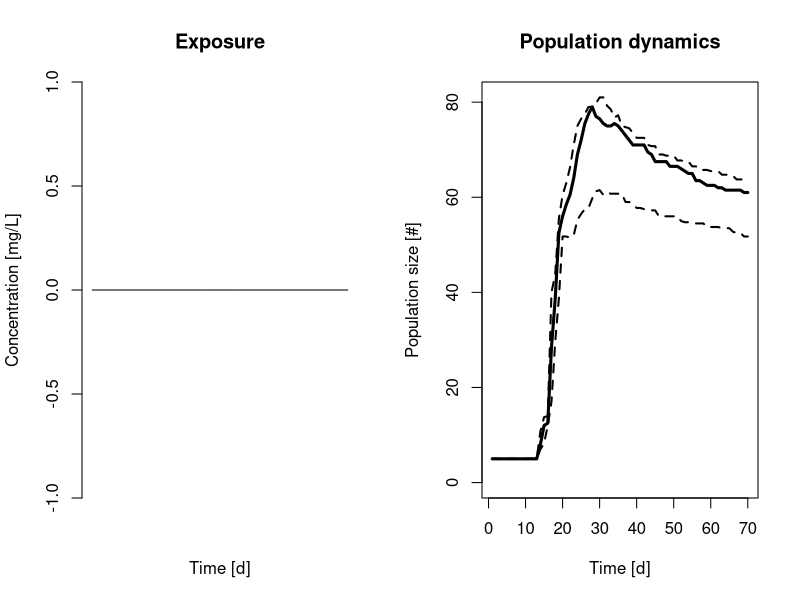

Write R code to recreate this figure.
# Day 4
# Implementation of an simplified IBM based on the DEBtox model (Jager and Zimmer 2012) to simulate population dynamcis under chemical exposure.
# We assume variable food and competition, but constant temperature 
# Implementation for teaching purposes only.

#simulation settings--------------------------------------------------------------------------------
tmax    <-   70                   # simulation time [days]
MC.no   <-   10

# number of Monte-Carlo executions
res <- matrix(data = NA, nrow = tmax, ncol = 5) # results matrix
res.pop <- matrix(data = NA, nrow = tmax, ncol = MC.no) # results matrix

#total food availability mg/d
food.daily <-0.5
pop.feed<- rep(c(NA),tmax)

#  Volume of environment in mL
env.size         <- 1000  

# exposure concentration 
Cw      <-rep(c(0), tmax )                      
#Cw [30:35]<-0.16
#Cw [5:9]<-0.2

pMoA <- 1 #Enter physiological mode of action considered for the chemCal effect, here are the ones that are implemented: 
         # 1: feeding/assimilation reduced 
         # 2: Maintanance costs increased 
         # 3: Cost for structure and maturation increased
         # 4: Hazard during oogenesis/embryogenesis

pop.ini <-5   #initial population size (total)
pop.adults<-0 #number of adults in initial population 


# Parameters-----------------------------------------------------------------------------------
v       <- 2.2    # energy conductance
g       <- 0.92   # energy investment ratio          
km      <- 0.51   # somatic maintencance rate coefficalent
Lb      <- 0.86   # length at birth
Lp      <- 2.8    # length at puberty
R_m     <- 37.8   # maximum reproduction rate


s_shrink<- 0.8    # shrinking coefficient for hazard due to starvation
Jxm     <- 0.02503 # scaled maximum ingestion rate
xk      <- 0.0002 # half saturation constant
hb      <- 0.17E-02   # background hazard rate (1/d)

#store parameter values at time 0 for calculating parameter changes due to stress
f<-1


km0<-km
R_m0<-R_m
f0<-1
g0<-g

#Stress function related parameters for chemical exposure---------------------------------------------------
par.kd   <- 0.482      # dominant rate constant, d-1
par.z    <- 0.112      # threshold (NEC) for survival (mg/L)
par.b   <- 1.21       # killing rate (L/mg/d) (SD only)

par.zb     <-0.0515    # no effect concentration (threshold for effect)
par.bb     <-0.908     # tolerance concentration


# Monte-Carlo repetition------------------------------------------------------------------------------------
for (m in 1:MC.no ) {
  
        food.total <- rep(c(food.daily),tmax)

        #intialize/clear state variables vectors
            ind.L        <-  c(NA)     # initial volumetric structural length (here: start at birth)
            ind.R        <-  c(NA)     # initial cumulative reproduction (here: start at birt) 
            ind.Jx       <-  c(NA)    # actual ingestion rate
            ind.e        <-  c(NA)     # scaled reserve density; e=f for constant food conditions
            ind.D      <-  c(NA)     # scaled damage
            ind.H        <-  c(NA)     # Cumulative hazard at t=0
            ind.S        <-  c(NA)     # survival probability
            ind.b_L      <-  c(NA)     # volumetric structural length of embryo
            ind.alive    <-  c(NA)     # individual still alive?
            ind.maxL     <-  c(NA)     # maximum length over time
            ind.ran      <-  c(NA)     # random number for survival
            ind.ranf     <-  c(NA)     # random number for survival
            ind.F_s      <-  c(NA)     # stress fucntion for sublethal effects
            b.L          <-  c(NA)     # structural length at egg formation
            b.R          <-  c(NA)     # calculation of brood size
            b.e          <-  c(NA)     # reserve density of egg is assumed to be constant
            ind.breeding <-  c(NA)     # does individual have embryos?


        #intial state variables of individuals in vectors
        for (i in 1:pop.ini ) {
          ind.L[i]        <-  c(Lb*sample(900:1100, 1) / 1000)    # initial length (here: start at birth)
          ind.R[i]        <-  c(0)     # initial cumulative reproduction (here: start at birt) 
          ind.Jx[i]       <-  c(0)     # actual ingestion rate
          ind.e[i]        <-  c(1)     # scaled reserve density; e=f for constant food conditions
          ind.D[i]      <-  c(0)     # scaled damage
          ind.H[i]        <-  c(0)     # Cumulative hazard at t=0
          ind.S[i]        <-  c(1)     # survival probability
          ind.alive[i]    <-  c(TRUE)  # individual still alive?
          ind.maxL[i]     <-  c(0)     # maximum length over time
          ind.ran [i]     <-  c(sample(0:1000, 1) / 1000)    # random number for survival
          ind.ranf [i]    <-  c(sample(800:1000, 1) / 1000)    # random number for survival
          ind.F_s[i]      <-  c(0)     # stress function for sublethal effects
          
          b.L[i]          <-  c(0)     # structural length at egg formation
          b.R[i]          <-  c(0)     # calculation of brood size
          b.e[i]          <-  c(1)     # reserve density of egg is assumed to be constant
          ind.breeding[i]    <-  c(0)     #  individual does not have embryos
          
          #set differnt initials for adults
          
          if (i>pop.ini-pop.adults) {
            ind.L[i]        <-  c(Lp*sample(900:1100, 1) / 1000)
            ind.H[i]        <-  c(sample(0:300, 1) / 1000)     # Cumulative hazard at t=0
            
          }
        }
        
        
        #time loop---------------------------------------------------------------------------------------------
        for (t in 1:tmax ) {
          
               #number of indivduals in vector dead or alive
               pop.size <- length(ind.L)
                 
              #---individual toxicokinetics and stress function---------------------------------------
                 for(i in 1:pop.size) {
                    #dose metric
                      ind.D[i]<-ind.D[i]+ par.kd*(Cw[t]-ind.D[i])    #scaled damage
                        #The resulting stress function for a given concentration: 
                          ind.F_s[i]  <- par.bb *max(0,ind.D[i]-par.zb)
                         
                         
                          #Parameter changes due to stress for pMoAs of fedding
                          if (pMoA == 1) {#feeding or assimilation from food
                              f  <- f0 * max(0, 1-ind.F_s[i] ) }
                     }
                     
                     
               #---population feeding--------------------------------------------  
               
                    for(i in 1:pop.size) {
                       #ind.Jx[i] <- ((sample(800:1200, 1) / 1000)* f *Jxm * ind.L[i]^ 2 * (food.total[t] / env.size)) / (xk + (food.total[t] / env.size))
                       ind.Jx[i] <- (ind.ranf[i]* f *Jxm * ind.L[i]^ 2 * (food.total[t] / env.size)) / (xk + (food.total[t] / env.size))
                       }
                 
                     # sum of feeding rates of all living individuals
                     pop.feed[t] <- sum(ind.Jx[which(ind.alive == TRUE)])
                     
                     if(pop.feed[t] > food.total[t]){
                       
                       for(i in 1:pop.size) {
                         ind.Jx[i] <- (food.total[t] / pop.feed[t]) * ind.Jx[i]
                         }
                          pop.feed[t] <- sum(ind.Jx[which(ind.alive == TRUE)])
                     }
                     
                     #add leftovers to food of next day
                     if (t+1< tmax){
                        food.total[t+1] <- food.total[t+1] + food.total[t] - pop.feed[t] }
                     
                     
                #---individual life histories--------------------------------------------
                     for(i in 1:pop.size) {      
                           if (pMoA == 2) {#somatic and maturity maintenance
                             km <- km0 * (1+ind.F_s[i] )
                             R_m <- R_m0 / (1+ind.F_s[i] )
                           }  
                           if (pMoA == 3) {#cost for structure and maturation
                             g  <- g0 * (1+ind.F_s[i] )
                             km <- km0 /(1+ind.F_s[i] )
                           } 
                           if (pMoA == 4) {#embryo hazard
                             R_m <- R_m0 * exp(-ind.F_s[i] )
                           } 
                           
                            #update scaled reserve density in iterations to minimize error
                             ind.f<-ind.Jx[i]/(Jxm*ind.L[i]^ 2)
                                for (x in 1:100 ) {ind.e[i]<-ind.e[i]+(ind.f-ind.e[i])*v/ind.L[i]/100   }
                             
                
                             # Growth
                              dL<-km*g/(3*(ind.e[i]+g)) *(ind.e[i]*v/(km*g)-ind.L[i])
                               
                               
                             #maximum length over time
                               if (ind.maxL[i] < ind.L[i]) {ind.maxL[i]<-ind.L[i] }
                              
                            
                             #Reproduction
                             if (ind.L[i]>Lp) { dR<-(R_m/((v/(km*g))^3-Lp^3)) *((v/km *ind.L[i]^2+ind.L[i]^3 )*ind.e[i]/(ind.e[i]+g)-Lp^3)}
                               else dR<-0
                            
                                 
                                 
                             #Cumulative hazard
                               ind.H[i]<-ind.H[i]+par.b*(max(0,ind.D[i]-par.z))+ hb + (s_shrink * km * max(0, ind.maxL[i] - ind.L[i])/ind.maxL[i])
                             
                             #Survival probability
                               ind.S[i]<- exp(-ind.H[i])  
                               
                               
                             #update growth and reproduction
                               ind.L[i]<-ind.L[i]+dL
                               if (dR>0) {ind.R[i]<-ind.R[i]+dR}
                            
                              #individual still alive?
                               if (ind.S[i]< ind.ran [i]) {ind.alive[i]<-FALSE  }
                               
                               
                               
                              #---calculate bood development-----------------  
                               
                               ## Reproduction
                               if ((ind.R[i] > 1) & (ind.breeding[i] == 0) & (ind.alive[i]==TRUE) )  {
                                 
                                   b.L[i] <- 0.0000001     # structural length at egg formation
                                   b.e[i] <- ind.e[i]      #reserve density of egg is assumed to be constant
                                   b.R[i]  <- trunc(ind.R[i])  # calculation of brood size
                                   ind.R[i] <-ind.R[i] -b.R[i]     # resets reproduction buffer but leaves rest of the buffer that could not be used to produce full egg
                                   
                                   ind.breeding[i] <- 1
                                 }
                                 
                                 if ((ind.breeding[i] == 1)& (ind.alive[i]==TRUE)) {
                                   b.L[i]<-b.L[i]+km*g/(3*(b.e[i]+g)) *(b.e[i]*v/(km*g)-b.L[i]) #embryo growth

                                 }
                               
                               
                               #---add newborns to population----------------------
                               if ((b.L[i]>Lb)& (ind.alive[i]==TRUE)) {
                                 for (r in 1:b.R[i] ) {  
                                     ind.breeding[i] <- 0
                                    
                                     ind.L[length(ind.L)+1]        <-  c(b.L[i])# initial length (here: start at birth)
                                     ind.R[length(ind.R)+1]        <-  c(0)     # initial cumulative reproduction (here: start at birt) 
                                     ind.Jx[length(ind.Jx)+1]       <-  c(0)     # actual ingestion rate
                                     ind.e[length(ind.e)+1]        <-  c(1)     # scaled reserve density; e=f for constant food conditions
                                     ind.D[length(ind.D)+1]      <-  c(0)     # scaled damage
                                     ind.H[length(ind.H)+1]        <-  c(0)     # Cumulative hazard at t=0
                                     ind.S[length(ind.S)+1]        <-  c(1)     # survival probability
                                     ind.alive[length(ind.alive)+1]    <-  c(TRUE)  # individual still alive?
                                     ind.maxL[length(ind.maxL)+1]     <-  c(0)     # maximum length over time
                                     ind.ran [length(ind.ran)+1]     <-  c(sample(0:1000, 1) / 1000)    # random number for survival
                                     ind.F_s[length(ind.F_s)+1]      <-  c(0)     # stress function for sublethal effects
                                     ind.ranf [length(ind.ranf)+1]    <-  c(sample(800:1000, 1) / 1000)    # random number for survival
                                     b.L[length(b.L)+1]          <-  c(0)     # structural length at egg formation
                                     b.R[length(b.R)+1]          <-  c(0)     # calculation of brood size
                                     b.e[length(b.e)+1]          <-  c(1)     # reserve density of egg is assumed to be constant
                                     ind.breeding[length(ind.breeding)+1]    <-  c(0)     # does individual not have embryos
                                 }
                                 b.R[i]<-0
                               }
                               
                               
                     }#end individual life histories
                          
                  #Store results 
                   res.pop[t,m]<-sum(ind.alive[which(ind.alive == T)])
        }  
            
  res[,1]<-c(1:tmax)
  res[,2]<-Cw
  
  mc.pop.quant <- apply(res.pop,1,quantile, na.rm = TRUE)
  
  res[,3]<-mc.pop.quant[3,] # median 
  res[,4]<-mc.pop.quant[2,] # 25%
  res[,5]<-mc.pop.quant[4,] # 75% 
  
  
}

#create plots for growth and reproduction---------------------------------------------------------
par(mfrow = c(1, 2))

barplot(res[,2], main="Exposure", ylab = "Concentration [mg/L]", xlab = "Time [d]")

#plot population sizes
plot(res [,1], res [,5], type = "l", lty=2, lwd=2, ylab = "Population size [#]", xlab = "Time [d]", main = "Population dynamics", ylim=c(0,max(res [,5])))  #
  lines(res [,1], res [,4], type = "l",lwd=2, lty=2)
   lines(res [,1], res [,3], type = "l",lwd=3)

   res.pop[70,]
        
